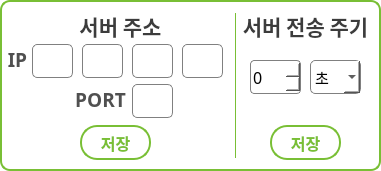
     <widget class="QFrame" name="frame_11">
      <property name="geometry">
       <rect>
        <x>330</x>
        <y>0</y>
        <width>381</width>
        <height>171</height>
       </rect>
      </property>
      <property name="styleSheet">
       <string notr="true">background-color:white;
border : 2px solid rgb(121,191,53);
border-radius:10px</string>
      </property>
      <property name="frameShape">
       <enum>QFrame::StyledPanel</enum>
      </property>
      <property name="frameShadow">
       <enum>QFrame::Raised</enum>
      </property>
      <widget class="QLabel" name="label_37">
       <property name="geometry">
        <rect>
         <x>55</x>
         <y>10</y>
         <width>131</width>
         <height>31</height>
        </rect>
       </property>
       <property name="font">
        <font>
         <family>나눔스퀘어 Bold</family>
         <pointsize>16</pointsize>
         <weight>75</weight>
         <bold>true</bold>
        </font>
       </property>
       <property name="styleSheet">
        <string notr="true">background:transparent;
border:transparent;
color:rgb(60,60,60)</string>
       </property>
       <property name="text">
        <string>서버 주소</string>
       </property>
       <property name="alignment">
        <set>Qt::AlignCenter</set>
       </property>
      </widget>
      <widget class="QPushButton" name="serv_add_save">
       <property name="geometry">
        <rect>
         <x>80</x>
         <y>125</y>
         <width>71</width>
         <height>35</height>
        </rect>
       </property>
       <property name="font">
        <font>
         <family>나눔고딕</family>
         <pointsize>12</pointsize>
         <weight>75</weight>
         <bold>true</bold>
        </font>
       </property>
       <property name="styleSheet">
        <string notr="true">QPushButton{border-radius : 17px;
border : 2px solid rgb(121,191,53);
color:rgb(121,191,53);
background-color:white;}
QPushButton:pressed{
border-radius : 17px;
border : 2px solid rgb(130,255,75);
border:transparent;
background-color:qlineargradient(spread:pad, x1:0.15, y1:0.15, x2:1, y2:1, stop:0 rgba(177, 220, 61, 255), stop:1 rgba(41, 191, 61, 247));
color:white;
}
</string>
       </property>
       <property name="text">
        <string>저장</string>
       </property>
       <property name="checkable">
        <bool>true</bool>
       </property>
      </widget>
      <widget class="QLineEdit" name="ip1">
       <property name="geometry">
        <rect>
         <x>32</x>
         <y>44</y>
         <width>41</width>
         <height>34</height>
        </rect>
       </property>
       <property name="font">
        <font>
         <family>맑은 고딕</family>
         <pointsize>11</pointsize>
        </font>
       </property>
       <property name="styleSheet">
        <string notr="true">background-color:white;
border:1px solid grey;
border-radius:5px</string>
       </property>
       <property name="inputMethodHints">
        <set>Qt::ImhDigitsOnly</set>
       </property>
       <property name="maxLength">
        <number>3</number>
       </property>
       <property name="alignment">
        <set>Qt::AlignCenter</set>
       </property>
      </widget>
      <widget class="QLineEdit" name="ip2">
       <property name="geometry">
        <rect>
         <x>82</x>
         <y>44</y>
         <width>41</width>
         <height>34</height>
        </rect>
       </property>
       <property name="font">
        <font>
         <family>맑은 고딕</family>
         <pointsize>11</pointsize>
        </font>
       </property>
       <property name="styleSheet">
        <string notr="true">background-color:white;
border:1px solid grey;
border-radius:5px</string>
       </property>
       <property name="inputMethodHints">
        <set>Qt::ImhDigitsOnly</set>
       </property>
       <property name="maxLength">
        <number>3</number>
       </property>
       <property name="alignment">
        <set>Qt::AlignCenter</set>
       </property>
      </widget>
      <widget class="QLineEdit" name="ip3">
       <property name="geometry">
        <rect>
         <x>132</x>
         <y>44</y>
         <width>41</width>
         <height>34</height>
        </rect>
       </property>
       <property name="font">
        <font>
         <family>맑은 고딕</family>
         <pointsize>11</pointsize>
        </font>
       </property>
       <property name="styleSheet">
        <string notr="true">background-color:white;
border:1px solid grey;
border-radius:5px</string>
       </property>
       <property name="inputMethodHints">
        <set>Qt::ImhDigitsOnly</set>
       </property>
       <property name="maxLength">
        <number>3</number>
       </property>
       <property name="alignment">
        <set>Qt::AlignCenter</set>
       </property>
      </widget>
      <widget class="QLineEdit" name="ip4">
       <property name="geometry">
        <rect>
         <x>182</x>
         <y>44</y>
         <width>41</width>
         <height>34</height>
        </rect>
       </property>
       <property name="font">
        <font>
         <family>맑은 고딕</family>
         <pointsize>11</pointsize>
        </font>
       </property>
       <property name="styleSheet">
        <string notr="true">background-color:white;
border:1px solid grey;
border-radius:5px</string>
       </property>
       <property name="inputMethodHints">
        <set>Qt::ImhDigitsOnly</set>
       </property>
       <property name="maxLength">
        <number>3</number>
       </property>
       <property name="alignment">
        <set>Qt::AlignCenter</set>
       </property>
      </widget>
      <widget class="QLineEdit" name="port">
       <property name="geometry">
        <rect>
         <x>132</x>
         <y>84</y>
         <width>41</width>
         <height>34</height>
        </rect>
       </property>
       <property name="font">
        <font>
         <family>맑은 고딕</family>
         <pointsize>11</pointsize>
        </font>
       </property>
       <property name="styleSheet">
        <string notr="true">background-color:white;
border:1px solid grey;
border-radius:5px</string>
       </property>
       <property name="inputMethodHints">
        <set>Qt::ImhDigitsOnly</set>
       </property>
       <property name="maxLength">
        <number>5</number>
       </property>
       <property name="alignment">
        <set>Qt::AlignCenter</set>
       </property>
      </widget>
      <widget class="QLabel" name="label_38">
       <property name="geometry">
        <rect>
         <x>230</x>
         <y>10</y>
         <width>151</width>
         <height>31</height>
        </rect>
       </property>
       <property name="font">
        <font>
         <family>나눔스퀘어 Bold</family>
         <pointsize>16</pointsize>
         <weight>75</weight>
         <bold>true</bold>
        </font>
       </property>
       <property name="styleSheet">
        <string notr="true">background:transparent;
border:transparent;
color:rgb(60,60,60)</string>
       </property>
       <property name="text">
        <string>서버 전송 주기</string>
       </property>
       <property name="alignment">
        <set>Qt::AlignCenter</set>
       </property>
      </widget>
      <widget class="QComboBox" name="serv_unit">
       <property name="geometry">
        <rect>
         <x>310</x>
         <y>60</y>
         <width>51</width>
         <height>34</height>
        </rect>
       </property>
       <property name="font">
        <font>
         <family>맑은 고딕</family>
         <pointsize>11</pointsize>
        </font>
       </property>
       <property name="styleSheet">
        <string notr="true">background-color:white;
border:1px solid grey;
selection-background-color: rgb(121, 191, 53);
border-radius:5px</string>
       </property>
       <item>
        <property name="text">
         <string>초</string>
        </property>
       </item>
       <item>
        <property name="text">
         <string>분</string>
        </property>
       </item>
       <item>
        <property name="text">
         <string>시</string>
        </property>
       </item>
      </widget>
      <widget class="QPushButton" name="serv_save">
       <property name="geometry">
        <rect>
         <x>270</x>
         <y>125</y>
         <width>71</width>
         <height>35</height>
        </rect>
       </property>
       <property name="font">
        <font>
         <family>나눔고딕</family>
         <pointsize>12</pointsize>
         <weight>75</weight>
         <bold>true</bold>
        </font>
       </property>
       <property name="styleSheet">
        <string notr="true">QPushButton{border-radius : 17px;
border : 2px solid rgb(121,191,53);
color:rgb(121,191,53);
background-color:white;}
QPushButton:pressed{
border-radius : 17px;
border : 2px solid rgb(130,255,75);
border:transparent;
background-color:qlineargradient(spread:pad, x1:0.15, y1:0.15, x2:1, y2:1, stop:0 rgba(177, 220, 61, 255), stop:1 rgba(41, 191, 61, 247));
color:white;
}
</string>
       </property>
       <property name="text">
        <string>저장</string>
       </property>
       <property name="checkable">
        <bool>true</bool>
       </property>
      </widget>
      <widget class="QSpinBox" name="serv_freq">
       <property name="geometry">
        <rect>
         <x>250</x>
         <y>60</y>
         <width>51</width>
         <height>34</height>
        </rect>
       </property>
       <property name="font">
        <font>
         <family>맑은 고딕</family>
         <pointsize>12</pointsize>
        </font>
       </property>
       <property name="styleSheet">
        <string notr="true">background-color:white;
border:1px solid grey;
selection-background-color: rgb(121, 191, 53);
border-radius:4px</string>
       </property>
      </widget>
      <widget class="QLabel" name="label_39">
       <property name="geometry">
        <rect>
         <x>2</x>
         <y>44</y>
         <width>31</width>
         <height>31</height>
        </rect>
       </property>
       <property name="font">
        <font>
         <family>나눔스퀘어 Bold</family>
         <pointsize>14</pointsize>
         <weight>75</weight>
         <bold>true</bold>
        </font>
       </property>
       <property name="styleSheet">
        <string notr="true">background:transparent;
color:rgb(80,80,80);
border:transparent</string>
       </property>
       <property name="text">
        <string>IP</string>
       </property>
       <property name="alignment">
        <set>Qt::AlignCenter</set>
       </property>
      </widget>
      <widget class="QLabel" name="label_46">
       <property name="geometry">
        <rect>
         <x>70</x>
         <y>84</y>
         <width>61</width>
         <height>31</height>
        </rect>
       </property>
       <property name="font">
        <font>
         <family>나눔스퀘어 Bold</family>
         <pointsize>14</pointsize>
         <weight>75</weight>
         <bold>true</bold>
        </font>
       </property>
       <property name="styleSheet">
        <string notr="true">background:transparent;
color:rgb(80,80,80);
border:transparent</string>
       </property>
       <property name="text">
        <string>PORT</string>
       </property>
       <property name="alignment">
        <set>Qt::AlignCenter</set>
       </property>
      </widget>
      <widget class="Line" name="line_2">
       <property name="geometry">
        <rect>
         <x>235</x>
         <y>13</y>
         <width>1</width>
         <height>145</height>
        </rect>
       </property>
       <property name="styleSheet">
        <string notr="true"/>
       </property>
       <property name="orientation">
        <enum>Qt::Vertical</enum>
       </property>
      </widget>
     </widget>
